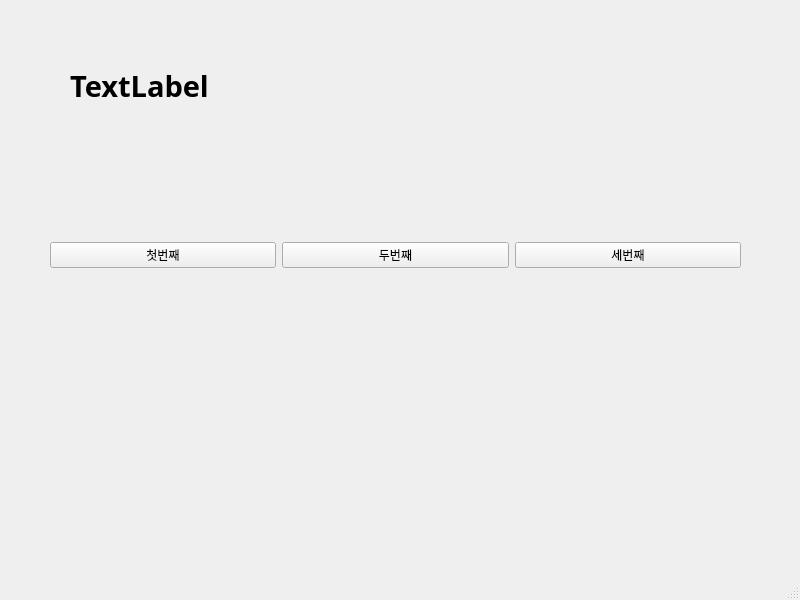
<?xml version="1.0" encoding="UTF-8"?>
<ui version="4.0">
 <class>MainWindow</class>
 <widget class="QMainWindow" name="MainWindow">
  <property name="geometry">
   <rect>
    <x>0</x>
    <y>0</y>
    <width>800</width>
    <height>600</height>
   </rect>
  </property>
  <property name="windowTitle">
   <string>MainWindow</string>
  </property>
  <widget class="QWidget" name="centralwidget">
   <widget class="QLabel" name="label">
    <property name="geometry">
     <rect>
      <x>70</x>
      <y>40</y>
      <width>651</width>
      <height>91</height>
     </rect>
    </property>
    <property name="font">
     <font>
      <family>맑은 고딕</family>
      <pointsize>22</pointsize>
      <weight>75</weight>
      <bold>true</bold>
     </font>
    </property>
    <property name="text">
     <string>TextLabel</string>
    </property>
   </widget>
   <widget class="QWidget" name="horizontalLayoutWidget">
    <property name="geometry">
     <rect>
      <x>50</x>
      <y>180</y>
      <width>691</width>
      <height>151</height>
     </rect>
    </property>
    <layout class="QHBoxLayout" name="horizontalLayout">
     <item>
      <widget class="QPushButton" name="pushButton_3">
       <property name="text">
        <string>첫번째</string>
       </property>
      </widget>
     </item>
     <item>
      <widget class="QPushButton" name="pushButton_2">
       <property name="text">
        <string>두번째</string>
       </property>
      </widget>
     </item>
     <item>
      <widget class="QPushButton" name="pushButton">
       <property name="text">
        <string>세번째</string>
       </property>
      </widget>
     </item>
    </layout>
   </widget>
  </widget>
  <widget class="QMenuBar" name="menubar">
   <property name="geometry">
    <rect>
     <x>0</x>
     <y>0</y>
     <width>800</width>
     <height>26</height>
    </rect>
   </property>
  </widget>
  <widget class="QStatusBar" name="statusbar"/>
 </widget>
 <resources/>
 <connections>
  <connection>
   <sender>pushButton_3</sender>
   <signal>clicked()</signal>
   <receiver>MainWindow</receiver>
   <slot>firstClick()</slot>
   <hints>
    <hint type="sourcelabel">
     <x>138</x>
     <y>284</y>
    </hint>
    <hint type="destinationlabel">
     <x>148</x>
     <y>322</y>
    </hint>
   </hints>
  </connection>
  <connection>
   <sender>pushButton_2</sender>
   <signal>clicked()</signal>
   <receiver>MainWindow</receiver>
   <slot>secondClick()</slot>
   <hints>
    <hint type="sourcelabel">
     <x>409</x>
     <y>277</y>
    </hint>
    <hint type="destinationlabel">
     <x>409</x>
     <y>324</y>
    </hint>
   </hints>
  </connection>
  <connection>
   <sender>pushButton</sender>
   <signal>clicked()</signal>
   <receiver>MainWindow</receiver>
   <slot>thirdClick()</slot>
   <hints>
    <hint type="sourcelabel">
     <x>604</x>
     <y>279</y>
    </hint>
    <hint type="destinationlabel">
     <x>640</x>
     <y>350</y>
    </hint>
   </hints>
  </connection>
 </connections>
 <slots>
  <slot>firstClick()</slot>
  <slot>secondClick()</slot>
  <slot>thirdClick()</slot>
 </slots>
</ui>
